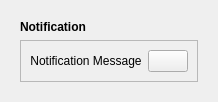
        <widget class="QCustomSlideMenu" name="popupNotificationContainer" native="true">
         <layout class="QVBoxLayout" name="verticalLayout_19">
          <item>
           <widget class="QWidget" name="popupNotificationSubContainer" native="true">
            <layout class="QVBoxLayout" name="verticalLayout_20">
             <item>
              <widget class="QLabel" name="label_14">
               <property name="font">
                <font>
                 <weight>75</weight>
                 <bold>true</bold>
                </font>
               </property>
               <property name="text">
                <string>Notification</string>
               </property>
              </widget>
             </item>
             <item>
              <widget class="QFrame" name="frame_9">
               <property name="frameShape">
                <enum>QFrame::StyledPanel</enum>
               </property>
               <property name="frameShadow">
                <enum>QFrame::Raised</enum>
               </property>
               <layout class="QHBoxLayout" name="horizontalLayout_10">
                <item>
                 <widget class="QLabel" name="label_13">
                  <property name="sizePolicy">
                   <sizepolicy hsizetype="Expanding" vsizetype="Preferred">
                    <horstretch>0</horstretch>
                    <verstretch>0</verstretch>
                   </sizepolicy>
                  </property>
                  <property name="font">
                   <font>
                    <weight>50</weight>
                    <bold>false</bold>
                   </font>
                  </property>
                  <property name="text">
                   <string>Notification Message</string>
                  </property>
                  <property name="alignment">
                   <set>Qt::AlignCenter</set>
                  </property>
                 </widget>
                </item>
                <item alignment="Qt::AlignRight">
                 <widget class="QPushButton" name="closeNotificationBtn">
                  <property name="toolTip">
                   <string>Close notification</string>
                  </property>
                  <property name="text">
                   <string/>
                  </property>
                  <property name="icon">
                   <iconset resource="resources.qrc">
                    <normaloff>:/icons/icon/x-circle.svg</normaloff>:/icons/icon/x-circle.svg</iconset>
                  </property>
                  <property name="iconSize">
                   <size>
                    <width>24</width>
                    <height>24</height>
                   </size>
                  </property>
                 </widget>
                </item>
               </layout>
              </widget>
             </item>
            </layout>
           </widget>
          </item>
         </layout>
        </widget>
